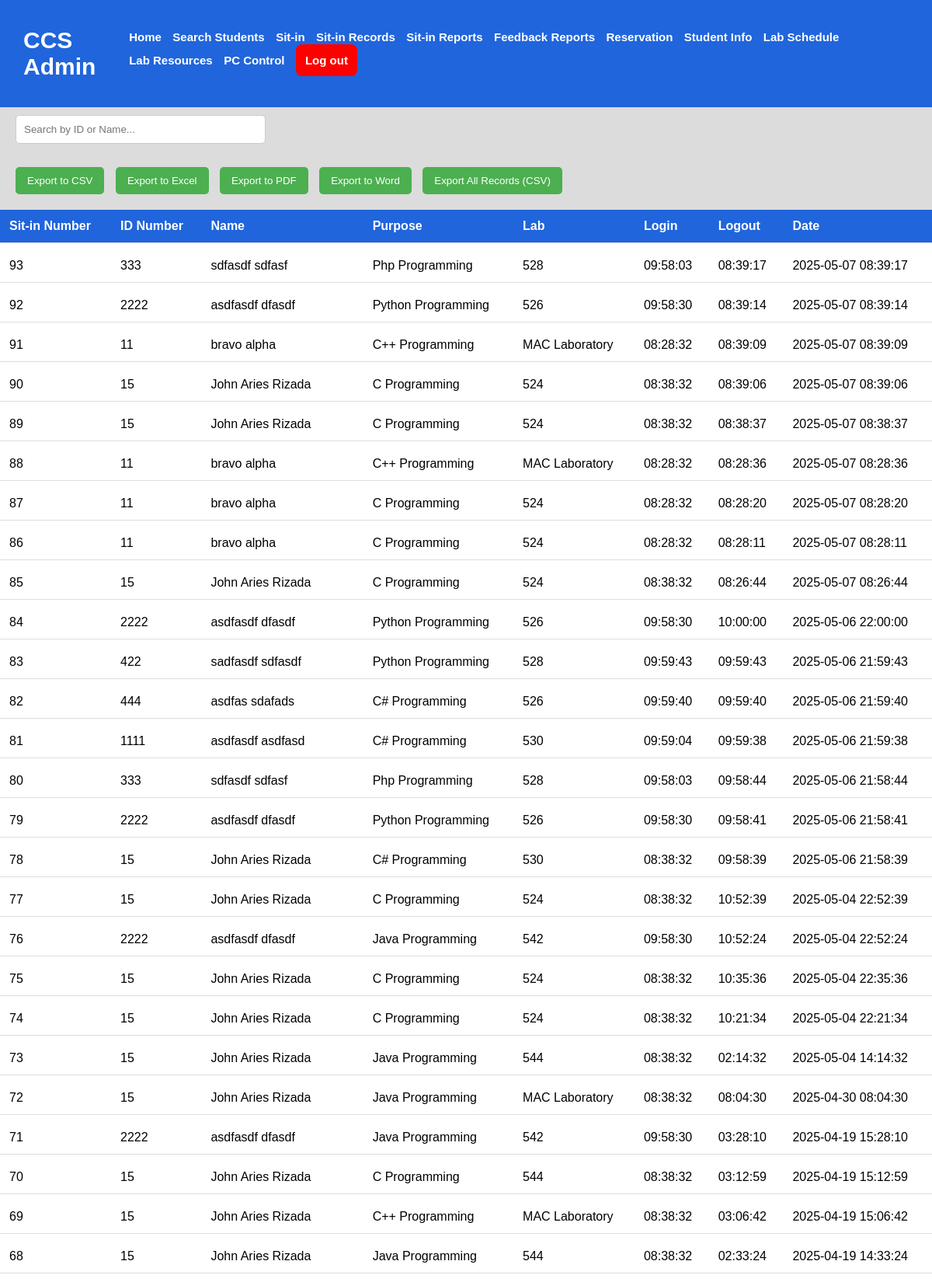
The app's page /view-sit-in-records.php (upper part) with its own data.
### tables this page shows
CREATE TABLE `sit_in_records` (
  `id` int(11) NOT NULL,
  `student_id` varchar(50) NOT NULL,
  `student_name` varchar(100) NOT NULL,
  `purpose` varchar(100) NOT NULL,
  `lab` varchar(50) NOT NULL,
  `login_time` time NOT NULL,
  `logout_time` time DEFAULT NULL,
  `date_removed` datetime DEFAULT current_timestamp()
);

### view-sit-in-records.php (the view, shortened to what this page needs)
<?php
    include('db.php');
    $query_records = "SELECT * FROM sit_in_records ORDER BY date_removed DESC";
    $result_records = mysqli_query($connection, $query_records);
    mysqli_data_seek($result_records, 0);
?>
<!DOCTYPE html>
<html lang="en">
<head>
    <link rel="stylesheet" href="assets/styles.css?v=<?php echo time(); ?>">
</head>
<body>
<nav>
    <h1>CCS Admin</h1>
    <div class="nav-links-admin" id="nav-links">
        <a href="admindashboard.php">Home</a>
        <a href="#" onclick="searchFunction()" id="search-btn">Search Students</a>
        <a href="current-sit-in.php">Sit-in</a>
        <a href="view-sit-in-records.php">Sit-in Records</a>
        <a href="sit-in-reports.php">Sit-in Reports</a>
        <a href="feedback-reports.php">Feedback Reports</a>
        <a href="view-reservations.php">Reservation</a>
        <a href="student_management.php">Student Info</a>
        <a href="lab_schedule.php">Lab Schedule</a>
        <a href="lab_resources.php">Lab Resources</a>
        <a href="admin_computer_control.php">PC Control</a>
        <a href="admin.php" class="logout-btn" id="logoutbtn">Log out</a>
    </div>
</nav>
<input type="text" id="searchInput" placeholder="Search by ID or Name...">
<div class="export-buttons">
    <button onclick="exportTableToCSV('sit_in_full_records.csv')">Export to CSV</button>
    <button onclick="exportTableToExcel('sit_in_full_records.xls')">Export to Excel</button>
    <button onclick="exportTableToPDF()">Export to PDF</button>
    <button onclick="exportToWord()">Export to Word</button>
    <button onclick="exportAllToCSV('sit_in_full_records.csv')">Export All Records (CSV)</button>
</div>
<table>
    <thead>
        <tr>
            <th>Sit-in Number</th>
            <th>ID Number</th>
            <th>Name</th>
            <th>Purpose</th>
            <th>Lab</th>
            <th>Login</th>
            <th>Logout</th>
            <th>Date</th>
        </tr>
    </thead>
    <tbody>
    <?php
        while ($row = mysqli_fetch_assoc($result_records)) {
            echo "<tr>
                    <td>{$row['id']}</td>
                    <td>{$row['student_id']}</td>
                    <td>{$row['student_name']}</td>
                    <td>{$row['purpose']}</td>
                    <td>{$row['lab']}</td>
                    <td>{$row['login_time']}</td>
                    <td>{$row['logout_time']}</td>
                    <td>{$row['date_removed']}</td>
                </tr>";
        }
    ?>
    </tbody>
</table>
</body>
</html>

### assets/styles.css (style rules this page uses)
body { margin: 0; padding: 0; font-family: sans-serif; background-color: gainsboro; }
table { width: 100%; margin-top: 15px; border-collapse: collapse; text-align: left; }
th, td { padding: 12px; text-align: left; }
th { background-color: #f4f4f4; font-weight: bold; }
tr { border-bottom: 1px solid #ddd; }
thead tr th { background-color: rgb(32, 101, 220); color: white; }
nav { display: flex; flex-direction: row; justify-content: space-between; align-items: center; padding: 10px; background-color: rgb(32, 101, 220); color: white; }
nav h1 { margin-left: 20px; font-size: 30px; }
nav a { text-decoration: none; color: white; margin-right: 10px; font-weight: bold; font-size: 15px; transition: color 0.3s ease-in, text-decoration 0.3s ease-in-out; display: inline-block; white-space: normal; }
.logout-btn { background-color: red; padding: 12px; text-decoration: none; border-radius: 8px; }
table { background-color: white;; padding: 20px; }
td { padding-top: 20px; }

### view-sit-in-records.php (style rules this page uses)
.export-buttons { margin: 20px; }
.export-buttons button { padding: 10px 15px; margin-right: 10px; background-color: #4CAF50; border: none; color: white; cursor: pointer; border-radius: 5px; transition: 0.3s; }
#searchInput { margin: 10px 20px; padding: 10px; width: 300px; border: 1px solid #ccc; border-radius: 5px; }

### records on screen
sit_in_records: id "93", student "333", student_name "sdfasdf sdfasf", purpose "Php Programming", lab "528", login_time "09:58:03", logout_time "08:39:17", date_removed "2025-05-07 08:39:17"
sit_in_records: id "92", student "2222", student_name "asdfasdf dfasdf", purpose "Python Programming", lab "526", login_time "09:58:30", logout_time "08:39:14", date_removed "2025-05-07 08:39:14"
sit_in_records: id "91", student "11", student_name "bravo alpha", purpose "C++ Programming", lab "MAC Laboratory", login_time "08:28:32", logout_time "08:39:09", date_removed "2025-05-07 08:39:09"
sit_in_records: id "90", student "15", student_name "John Aries Rizada", purpose "C Programming", lab "524", login_time "08:38:32", logout_time "08:39:06", date_removed "2025-05-07 08:39:06"
sit_in_records: id "89", student "15", student_name "John Aries Rizada", purpose "C Programming", lab "524", login_time "08:38:32", logout_time "08:38:37", date_removed "2025-05-07 08:38:37"
sit_in_records: id "88", student "11", student_name "bravo alpha", purpose "C++ Programming", lab "MAC Laboratory", login_time "08:28:32", logout_time "08:28:36", date_removed "2025-05-07 08:28:36"
sit_in_records: id "87", student "11", student_name "bravo alpha", purpose "C Programming", lab "524", login_time "08:28:32", logout_time "08:28:20", date_removed "2025-05-07 08:28:20"
sit_in_records: id "86", student "11", student_name "bravo alpha", purpose "C Programming", lab "524", login_time "08:28:32", logout_time "08:28:11", date_removed "2025-05-07 08:28:11"
sit_in_records: id "85", student "15", student_name "John Aries Rizada", purpose "C Programming", lab "524", login_time "08:38:32", logout_time "08:26:44", date_removed "2025-05-07 08:26:44"
sit_in_records: id "84", student "2222", student_name "asdfasdf dfasdf", purpose "Python Programming", lab "526", login_time "09:58:30", logout_time "10:00:00", date_removed "2025-05-06 22:00:00"
sit_in_records: id "83", student "422", student_name "sadfasdf sdfasdf", purpose "Python Programming", lab "528", login_time "09:59:43", logout_time "09:59:43", date_removed "2025-05-06 21:59:43"
sit_in_records: id "82", student "444", student_name "asdfas sdafads", purpose "C# Programming", lab "526", login_time "09:59:40", logout_time "09:59:40", date_removed "2025-05-06 21:59:40"
sit_in_records: id "81", student "1111", student_name "asdfasdf asdfasd", purpose "C# Programming", lab "530", login_time "09:59:04", logout_time "09:59:38", date_removed "2025-05-06 21:59:38"
sit_in_records: id "80", student "333", student_name "sdfasdf sdfasf", purpose "Php Programming", lab "528", login_time "09:58:03", logout_time "09:58:44", date_removed "2025-05-06 21:58:44"
sit_in_records: id "79", student "2222", student_name "asdfasdf dfasdf", purpose "Python Programming", lab "526", login_time "09:58:30", logout_time "09:58:41", date_removed "2025-05-06 21:58:41"
sit_in_records: id "78", student "15", student_name "John Aries Rizada", purpose "C# Programming", lab "530", login_time "08:38:32", logout_time "09:58:39", date_removed "2025-05-06 21:58:39"
sit_in_records: id "77", student "15", student_name "John Aries Rizada", purpose "C Programming", lab "524", login_time "08:38:32", logout_time "10:52:39", date_removed "2025-05-04 22:52:39"
sit_in_records: id "76", student "2222", student_name "asdfasdf dfasdf", purpose "Java Programming", lab "542", login_time "09:58:30", logout_time "10:52:24", date_removed "2025-05-04 22:52:24"
sit_in_records: id "75", student "15", student_name "John Aries Rizada", purpose "C Programming", lab "524", login_time "08:38:32", logout_time "10:35:36", date_removed "2025-05-04 22:35:36"
sit_in_records: id "74", student "15", student_name "John Aries Rizada", purpose "C Programming", lab "524", login_time "08:38:32", logout_time "10:21:34", date_removed "2025-05-04 22:21:34"
sit_in_records: id "73", student "15", student_name "John Aries Rizada", purpose "Java Programming", lab "544", login_time "08:38:32", logout_time "02:14:32", date_removed "2025-05-04 14:14:32"
sit_in_records: id "72", student "15", student_name "John Aries Rizada", purpose "Java Programming", lab "MAC Laboratory", login_time "08:38:32", logout_time "08:04:30", date_removed "2025-04-30 08:04:30"
sit_in_records: id "71", student "2222", student_name "asdfasdf dfasdf", purpose "Java Programming", lab "542", login_time "09:58:30", logout_time "03:28:10", date_removed "2025-04-19 15:28:10"
sit_in_records: id "70", student "15", student_name "John Aries Rizada", purpose "C Programming", lab "544", login_time "08:38:32", logout_time "03:12:59", date_removed "2025-04-19 15:12:59"
sit_in_records: id "69", student "15", student_name "John Aries Rizada", purpose "C++ Programming", lab "MAC Laboratory", login_time "08:38:32", logout_time "03:06:42", date_removed "2025-04-19 15:06:42"
sit_in_records: id "68", student "15", student_name "John Aries Rizada", purpose "Java Programming", lab "544", login_time "08:38:32", logout_time "02:33:24", date_removed "2025-04-19 14:33:24"
